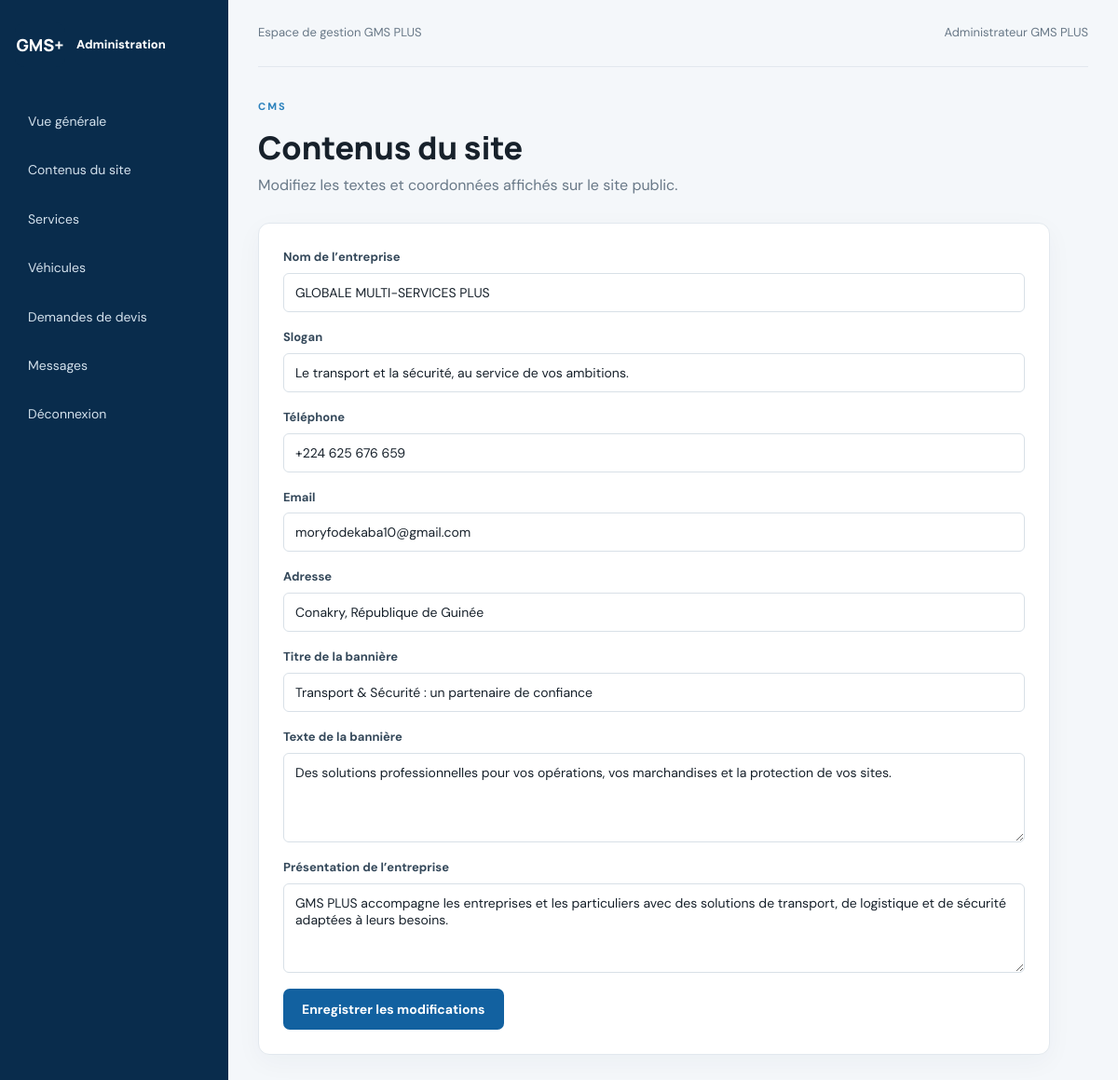
The page /public/admin/content.php (signed in) on the database its author committed.
### tables this page shows
CREATE TABLE settings (
 id INT UNSIGNED AUTO_INCREMENT PRIMARY KEY,
 setting_key VARCHAR(100) NOT NULL UNIQUE,
 setting_value TEXT NULL
);

### config/config.php (called while the page is built, shortened)
<?php
function db(): PDO {
    static $pdo = null;
    if ($pdo === null) {
        $dsn = 'mysql:host=' . DB_HOST . ';dbname=' . DB_NAME . ';charset=utf8mb4';
        $pdo = new PDO($dsn, DB_USER, DB_PASS, [
            PDO::ATTR_ERRMODE => PDO::ERRMODE_EXCEPTION,
            PDO::ATTR_DEFAULT_FETCH_MODE => PDO::FETCH_ASSOC,
            PDO::ATTR_EMULATE_PREPARES => false
        ]);
    }
    return $pdo;
}
function e(?string $value): string {
    return htmlspecialchars($value ?? '', ENT_QUOTES | ENT_SUBSTITUTE, 'UTF-8');
}
function setting(string $key, string $default = ''): string {
    $stmt = db()->prepare('SELECT setting_value FROM settings WHERE setting_key = ? LIMIT 1');
    $stmt->execute([$key]);
    $value = $stmt->fetchColumn();
    return $value === false ? $default : (string)$value;
}

### public/admin/content.php (the view, shortened to what this page needs)
<?php
require_once __DIR__ . '/../../config/config.php'; require_admin();
$keys = ['company_name'=>'Nom de l’entreprise','tagline'=>'Slogan','phone'=>'Téléphone','email'=>'Email','address'=>'Adresse','hero_title'=>'Titre de la bannière','hero_text'=>'Texte de la bannière','about_text'=>'Présentation de l’entreprise'];
include '_header.php'; ?>
<div class="admin-title"><span class="eyebrow">CMS</span><h1>Contenus du site</h1><p>Modifiez les textes et coordonnées affichés sur le site public.</p></div>
<form class="panel editor-form" method="post"><input type="hidden" name="csrf" value="<?= e(csrf_token()) ?>">
<?php foreach($keys as $key=>$label): $value=setting($key); ?><label><?= e($label) ?><?php if(in_array($key,['hero_text','about_text'])): ?><textarea name="<?= e($key) ?>" rows="4"><?= e($value) ?></textarea><?php else: ?><input name="<?= e($key) ?>" value="<?= e($value) ?>" maxlength="5000"><?php endif; ?></label><?php endforeach; ?>
<button class="btn" type="submit">Enregistrer les modifications</button></form>
<?php include '_footer.php'; ?>

### public/assets/css/style.css (style rules this page uses)
:root { --navy:#092c4c;--blue:#1261a0;--ink:#17212b;--muted:#687887;--pale:#f3f6f9;--line:#e2e8ee;--white:#fff;--green:#16835d }
* { box-sizing:border-box }
html { scroll-behavior:smooth }
body { margin:0;color:var(--ink);font-family:'DM Sans',Arial,sans-serif;line-height:1.6 }
h1,h2,h3 { font-family:Manrope,Arial,sans-serif;line-height:1.18;margin:0 0 16px }
h1 { font-size:clamp(2.5rem,5vw,4.5rem);font-weight:800 }
p { color:var(--muted) }
.btn { display:inline-flex;align-items:center;justify-content:center;background:var(--blue);color:white;border:0;border-radius:7px;padding:13px 20px;font-weight:700;cursor:pointer;font:700 14px 'DM Sans';transition:.2s }
.eyebrow { display:block;color:#2c82bd;font-size:11px;letter-spacing:2px;font-weight:800;margin-bottom:14px }
.service-card,.vehicle-card,.form-card,.panel { background:white;border:1px solid var(--line);border-radius:12px;padding:26px;box-shadow:0 8px 28px #0c29400a }
.form-card label,.editor-form label,.login-card label { display:grid;gap:6px;font-size:13px;font-weight:700;color:#34485a }
.form-card input,.form-card textarea,.form-card select,.editor-form input,.editor-form textarea,.editor-form select,.login-card input,.status-form select { width:100%;border:1px solid #d8e0e7;border-radius:6px;padding:11px 12px;font:14px 'DM Sans';color:var(--ink);background:white }
.form-card textarea,.editor-form textarea { resize:vertical }
.admin-body { background:#f4f7fa;min-height:100vh }
.admin-title { margin-bottom:28px }
.admin-title h1 { font-size:34px;margin:0 0 8px }
.admin-title p { margin:0 }
.panel { margin-bottom:22px }
.editor-form { display:grid;gap:17px;max-width:850px }
.editor-form .btn { justify-self:start }

### rows shown on the page
settings: company_name "GLOBALE MULTI-SERVICES PLUS"
settings: tagline "Le transport et la sécurité, au service de vos ambitions."
settings: phone "+224 625 676 659"
settings: email "moryfodekaba10@gmail.com"
settings: address "Conakry, République de Guinée"
settings: hero_title "Transport & Sécurité : un partenaire de confiance"
settings: hero_text "Des solutions professionnelles pour vos opérations, vos marchandises et la protection de vos sites."
settings: about_text "GMS PLUS accompagne les entreprises et les particuliers avec des solutions de transport, de logistique et de sécurité adaptées à leurs besoins."

### other values the page prints
$_SESSION['admin_name'] "Administrateur GMS PLUS"
$label "Nom de l’entreprise"
$label "Slogan"
$label "Téléphone"
$label "Email"
$label "Adresse"
$label "Titre de la bannière"
$label "Texte de la bannière"
$label "Présentation de l’entreprise"
